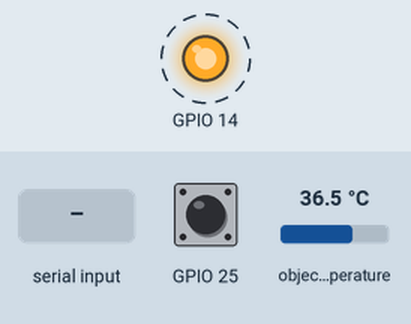
Recording of a sketch running on a simulated ESP32. Shown: output pins drawn as LEDs (lit = HIGH). Dashed ring = blinking. The inputs (shaded band) are chosen by the test bench; at power-on: GPIO 25 HIGH, object temperature 36.5 °C. The local clock reads 2024-03-15 10:24:30 at power-on unless the sketch sets it; storage starts empty; what the sketch prints to the serial monitor is not drawn.

Above: at 1.2 s.
1.3 s: "E\n" received over the second serial link
Timing chart, 0 to 9.5 s (numbered marks = the images above; inputs shaded):
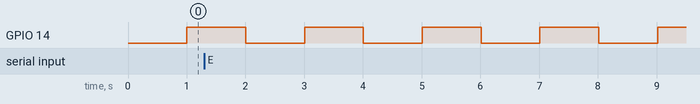

Measured:
- by itself, GPIO 14: alternates HIGH for 1.0 s and LOW for 1.0 s

The sketch:

LaserRepar.ino
```cpp
// Modulo Laser reparado
#include <SoftwareSerial.h>
#include <SD.h>
#include <RTClib.h>
#include <Wire.h>
#include <Adafruit_MLX90614.h>

Adafruit_MLX90614 mlx = Adafruit_MLX90614();

RTC_DS1307 rtc;
DateTime lastValidDate;
unsigned long timer = millis();
bool reg = false, led = true, madera;

SoftwareSerial mySerial(16, 17);  //Define software serial, 3 is TX, 2 is RX
char buff[4] = { 0x80, 0x06, 0x03, 0x77 };
unsigned char data[11] = { 0 };
float dis = 0;
float ldis = 0;
float temp = 0;

void WriteFile(const char* path, const char* message) {
  File myFile = SD.open(path, FILE_WRITE);
  if (myFile) {
    Serial.printf("Writing to %s ", path);
    myFile.println(message);
    myFile.close();
    Serial.println("completed.");
  } else {
    Serial.println("error opening file ");
    Serial.println(path);
  }
}
//Agregar datos a un archivo de la SD
void appendFile(const char* path, String message) {
  File file = SD.open(path, FILE_APPEND);
  if (!file) {
    //Serial.println("Failed to open file for appending");
    return;
  }
  if (!file.print(message)) {
    //Serial.println("Append failed");
  }
  file.close();
}

void regMem() {
  DateTime now = rtc.now();
  String time = String(now.year()) + "/" + String(now.month()) + "/" + String(now.day()) + " " + String(now.hour()) + ":" + String(now.minute()) + ":" + String(now.second());
  Serial.print(time + " ");
  appendFile("/registro_laser.txt", time + " " + String(temp) + " " + String(dis) + " " + String(madera) + "\n");
}

void distancia(void* pv) {
  while (1) {
    reg = false;
    //Serial.println("esperando datos");
    while (!mySerial.available()) {
    }  //Determine whether there is data to read on the serial
    delay(50);
    for (int i = 0; i < 11; i++) {
      data[i] = mySerial.read();
    }
    unsigned char Check = 0;
    for (int i = 0; i < 10; i++) {
      Check = Check + data[i];
    }
    Check = ~Check + 1;
    if (data[10] == Check) {
      if (data[3] == 'E' && data[4] == 'R' && data[5] == 'R') {
        Serial.println("Out of range");
        dis = -1;
      } else {
        float distance = (data[3] - 0x30) * 100 + (data[4] - 0x30) * 10 + (data[5] - 0x30) * 1 + (data[7] - 0x30) * 0.1 + (data[8] - 0x30) * 0.01 + (data[9] - 0x30) * 0.001;
        dis = distance * 1000;
        //Serial.println("hola");
        reg = true;
      }
    } else {
      Serial.println("Invalid Data!");
    }
    delay(20);
  }
}

void setup() {
  Serial.begin(115200);
  mySerial.begin(9600);
  mlx.begin();
  if (!rtc.begin()) {
    Serial.println("Couldn't find RTC");
    Serial.flush();
  }
  if (!rtc.isrunning()) {
    rtc.adjust(DateTime(F(__DATE__), F(__TIME__)));  //-------------- TODO:
  } else {
    lastValidDate = rtc.now();
  }
  //inicializacion de SD
  Serial.println("Initializing SD card...");
  if (!SD.begin(5)) {
    Serial.println("initialization failed!");
    //return;
  } else {
    Serial.println("initialization done.");
  }
  if (!SD.exists("/registro_laser.txt")) {
    Serial.println("creando registro");
    WriteFile("/registro_laser.txt", "Fecha Hora Temperatura(ºC) Distancia(mm) Madera\n");
  }
  pinMode(14, OUTPUT);
  pinMode(25, INPUT);
  mySerial.print(buff);
  xTaskCreatePinnedToCore(
    distancia, /* Function to implement the task */
    "Task1",   /* Name of the task */
    10000,     /* Stack size in words */
    NULL,      /* Task input parameter */
    0,         /* Priority of the task */
    NULL,      /* Task handle. */
    0);
}

void loop() {

  if (millis() - timer > 1000) {
    if (led == true) {
      digitalWrite(14, HIGH);
    } else {
      digitalWrite(14, LOW);
    }
    led = !led;
    timer = millis();
  }
  madera = !digitalRead(25);
  temp = mlx.readObjectTempC();
  if (reg) {
    regMem();
    Serial.print(dis);
    Serial.print("mm\tObjeto = ");
    Serial.print(temp);
    Serial.print("ºC ");
    Serial.print("Madera: ");
    Serial.println(madera);
  }
}
```
